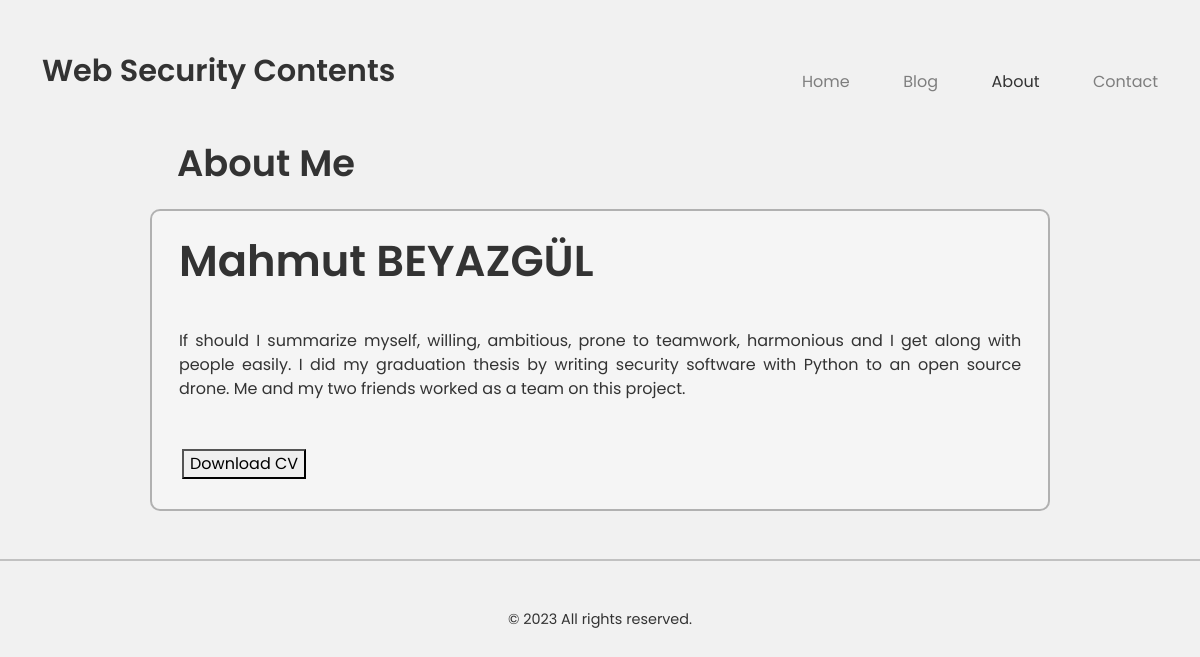
Page /about.php on the committed database.
### tables this page shows
CREATE TABLE "About" (
	"id"	INTEGER NOT NULL,
	"title"	TEXT NOT NULL DEFAULT 'About Me',
	"text-title"	TEXT NOT NULL DEFAULT 'Mahmut BEYAZGÜL',
	"text"	TEXT NOT NULL DEFAULT 'If should I summarize myself, willing, ambitious, prone to teamwork, harmonious and I get along with people easily. I did my graduation thesis by writing security software with Python to an open source drone. Me and my two friends worked as a team on this project.',
	PRIMARY KEY("id" AUTOINCREMENT)
);

### about.php (the view, shortened to what this page needs)
<?php
include("./db.php");
$About = $db->prepare("SELECT * FROM about");
$About->execute(array());
$AboutList = $About->fetchAll();
foreach ($AboutList as $About) {
}
?>
<!DOCTYPE html>
<html lang="tr">
<head>
    <link rel="stylesheet" type="text/css" href="assets/css/flaticon/flaticon.css">
    <link rel="stylesheet" href="assets/css/bootstrap.min.css">
    <link rel="stylesheet" href="assets/css/style.css">
    <link rel="stylesheet" href="assets/css/mobile.css">
</head>
<body>
    <header>
        <div class="container">
            <div class="header-wrapper mt-5">
                <div class="row header-content">
                    <div class="header-title col-md-8">
                        <a href="index.php">Web Security Contents</a>
                    </div>
                    <div class="header-menu col-md-4">
                        <ul>
                            <li>
                                <a href="index.php">Home</a>
                            </li>
                            <li>
                                <a href="blog.php">Blog</a>
                            </li>
                            <li>
                                <a href="about.php" style="opacity: 100%;">About</a>
                            </li>
                            <li>
                                <a href="contact.php">Contact</a>
                            </li>
                        </ul>
                    </div>
                </div>
            </div>
        </div>
    </header>
    <div class="about-wrapper">
        <div class="container mt-4">
            <div class="about-container">
                <div class="about-top-title">
                    <?= $About["title"]; ?>
                </div>
                <div class="about-container-text">
                    <div class="about-text-title">
                        <?= $About["text-title"]; ?>
                    </div>
                    <div class="about-text">
                        <?= $About["text"]; ?>
                    </div>
                    <div class="about-container-cv">
                        <div class="button-input" style="margin: 30px">
                            <button onclick="window.location.href='download.php';">Download CV</button>
                        </div>
                    </div>
                </div>
            </div>
        </div>
    </div>
    <footer>
        <hr>
        <div class="container text-center mt-5 mb-5">
            <div class="copyright">
                © 2023 All rights reserved.
            </div>
        </div>
    </footer>
</body>
</html>

### assets/css/style.css (style rules this page uses)
body { background-color: #f1f1f1; font-family: 'Poppins', sans-serif; color: #333; }
header { z-index: 999; }
header .header-wrapper .header-content { align-items: flex-end; }
header .header-wrapper .header-title a { text-decoration: none; color: #333; font-size: 1.9rem; font-weight: 600; }
header .header-wrapper .header-menu ul { display: flex; justify-content: space-between; margin: 0; padding: 0; }
header .header-wrapper .header-menu ul li { list-style-type: none; }
header .header-wrapper .header-menu ul li a { text-decoration: none; color: #333; opacity: 0.6; font-weight: 400; }
footer .copyright { color: #333; font-size: 0.9rem; font-weight: 400; }
footer hr:not([size]) { width: 100%; height: 2.1px; color:#333; }
.about-wrapper .about-container { max-width: 900px; margin: auto; }
.about-wrapper .about-container .about-top-title { text-decoration: none; color: #333; font-size: 2.3rem; font-weight: 600; padding: 2% 3%; }
.about-wrapper .about-container .about-container-text { background-color: #f5f5f5; border: 2px solid rgba(0, 0, 0, 0.28); border-radius: 10px; margin: auto; }
.about-wrapper .about-container .about-container-text .about-text-title { text-decoration: none; color: #333; font-size: 2.7rem; font-weight: 600; padding: 2% 3%; }
.about-wrapper .about-container .about-container-text .about-text { text-decoration: none; color: #333; font-size: 1rem; padding: 2% 3%; text-align: Justify; }

### rows in the picture
about: title "About Me", value "Mahmut BEYAZGÜL", text "If should I summarize myself, willing, ambitious, prone to teamwork, harmonious and I get along with people easily. I did my graduation thesis by writing security software with Python to an open source drone. Me and my two friends worked as a team on this project."
